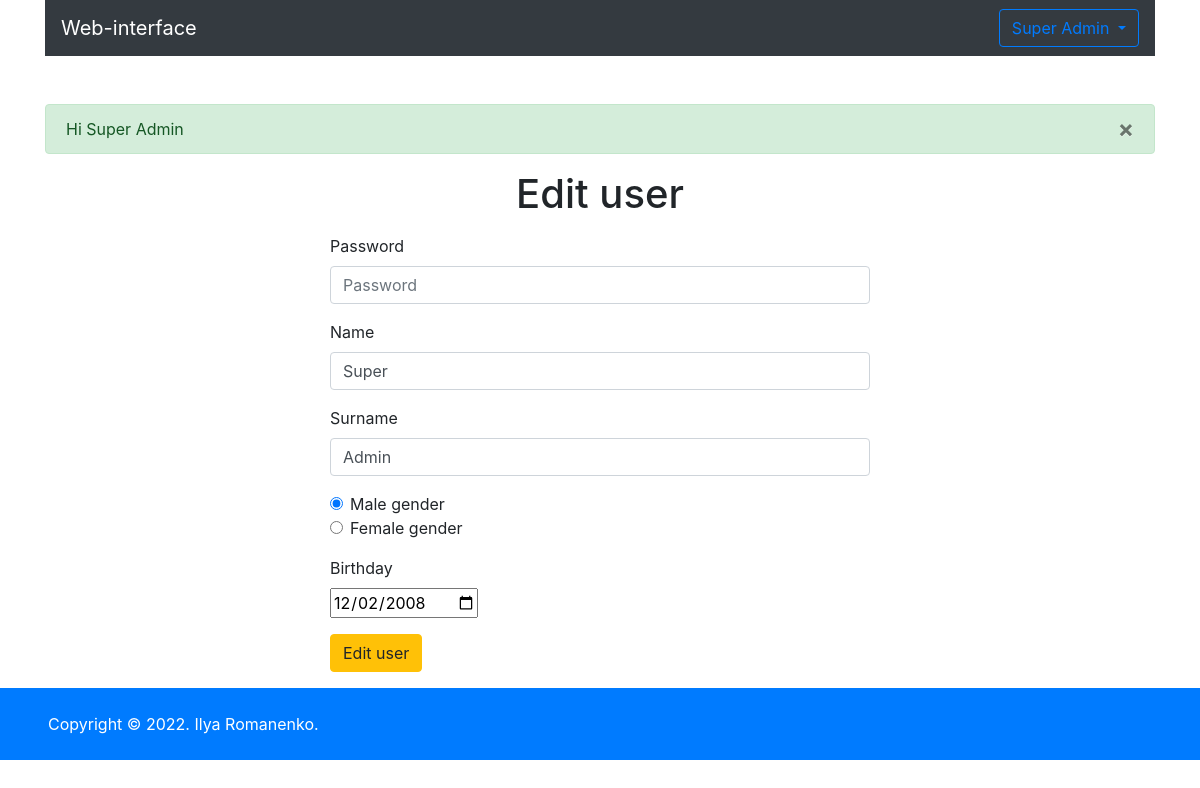
Page /actions/edit.php?id=36 (signed in) on the committed database.
### tables this page shows
CREATE TABLE `users` (
  `id` int(11) NOT NULL,
  `login` varchar(255) NOT NULL,
  `password` varchar(255) NOT NULL,
  `name` varchar(255) NOT NULL,
  `surname` varchar(255) NOT NULL,
  `gender` varchar(1) NOT NULL,
  `birthday` text,
  `id_admin` int(1) NOT NULL DEFAULT '0',
  `is_deleted` varchar(1) NOT NULL DEFAULT '0'
);

### model.php (called while the page is built, shortened)
<?php
class Model
{
    private $connect;
    public function __construct($db)
    {
        try {
            $this->connect = new mysqli($db['host'], $db['userName'], $db['password'], $db['dataBase']);
        } catch (Exception $e) {
            echo 'Connection failed! ' . $e->getMessage();
        }
    }
    public function edit()
    {
        $userData = $_POST['User'];
    }
    public function view($data)
    {
        $validData = $this->validation($data);
        if ($validData['valid']) {
            $idUser = $validData['validFields']['id'];
            switch (isset($idUser)) {
                case true:
                    $fetchUser = $this->fetch('', ['id' => $idUser]);
                    if (!empty($fetchUser)) {
                        $user = $fetchUser[0];
                        $user['password'] = '';
                        return $user;
                    } else {
                        $_SESSION['errorField'] = 'This user does not exist, please try again';
                        header("Location: /");
                        die;
                    }
                    break;
            }
        }
        die;
    }
    public function fetch($fields, $whereFields = null, $sort = null, $limit = null)
    {
        $data = [];
        $queryRows = null;
        if (is_array($fields)) {
            for ($i = 0; $i < count($fields); $i++) {
                if ($i + 1 == count($fields)) {
                    $queryRows .= ' ' . $fields[$i];
                    break;
                }
                $queryRows .= ' ' . $fields[$i] . ',';
            }
        } else {
            $queryRows = '*';
        }
        $query = "SELECT $queryRows FROM users";
        if (!is_null($whereFields)) {
            $query .= ' WHERE ';
            foreach ($whereFields as $field => $value) {
                $query .= " $field = '$value'";
            }
            $query .= ' AND is_deleted = 0';
        } else {
            $query .= " WHERE is_deleted = '0'";
        }
        if ($sql = $this->connect->query($query)) {
            while ($row = mysqli_fetch_assoc($sql)) {
                $data[] = $row;
            }
        }
        return $data;
    }
    public function validation($data)
    {
        $formValid = [];
        $formValid['valid'] = true;
        $formValid['validFields'] = [];
        $formValid['notValidFields'] = [];
        foreach ($data as $key => $value) {
            if (isset($value) && (!empty($value) || $value === '0')) {
                $dataValid = htmlspecialchars($value);
                if ($key == 'id') {
                    $dataValid = (int)$dataValid;
                }
                $formValid['validFields'][$key] = $dataValid;
            } else {
                $formValid['valid'] = false;
                $formValid['notValidFields'][] = $key;
            }
        }
        return $formValid;
    }
}

### actions/edit.php (the view, shortened to what this page needs)
<?php
$titlePage = 'Edit user';
include_once $_SERVER['DOCUMENT_ROOT'] . '/template/head.php';
$userData = $model->view($_GET);
?>
<div class="row justify-content-center">
    <div class="col-6 align-self-center">
        <h1 class="text-center"><?= $titlePage ?></h1>
        <form action="" method="post">
            <div class="form-group">
                <label>Password</label>
                <input type="password" class="form-control" name="User[pass]" placeholder="Password" value="<?= $userData['password']; ?>">
            </div>
            <div class=" form-group">
                <label>Name</label>
                <input type="text" class="form-control" name="User[name]" placeholder="Name" value="<?= $userData['name']; ?>">
            </div>
            <div class="form-group">
                <label>Surname</label>
                <input type="text" class="form-control" name="User[surname]" placeholder="Surname" value="<?= $userData['surname']; ?>">
            </div>
            <div class="form-group">
                <div class="form-check">
                    <input class="form-check-input" type="radio" name="User[gender]" value="m" <? echo ($userData['gender'] == 'm') ?  'checked' : '' ?>>
                    <label class="form-check-label" for="RadiosGenderM">
                        Male gender
                    </label>
                </div>
                <div class="form-check">
                    <input class="form-check-input" type="radio" name="User[gender]" value="f" <? echo ($userData['gender'] == 'f') ?  'checked' : '' ?>>
                    <label class="form-check-label" for="RadiosGenderF">
                        Female gender
                    </label>
                </div>
            </div>
            <div class="form-group">
                <label>Birthday</label>
                <div class="input-group date" data-provide="datepicker">
                    <input type="date" id="form-control-datepicker" name="User[birthday]" value="<?= date('Y-m-d', $userData['birthday']); ?>">
                </div>
            </div>
            <div class="form-group">
                <button type="submit" class="btn btn-warning" name="User[edit]">Edit user</button>
            </div>
        </form>
    </div>
</div>
<?php
include_once $_SERVER['DOCUMENT_ROOT'] . '/template/footer.php';
?>

### rows in the picture
users: name "Super", surname "Admin", gender "☑", birthday "12/02/2008"

### other values in the picture
$userDataAuth['name'] "Super"
$userDataAuth['surname'] "Admin"
$_SESSION['succesField'] "Hi Super Admin"
$titlePage "Edit user"
$configApp['copyright'] "Copyright © 2022. Ilya Romanenko."
